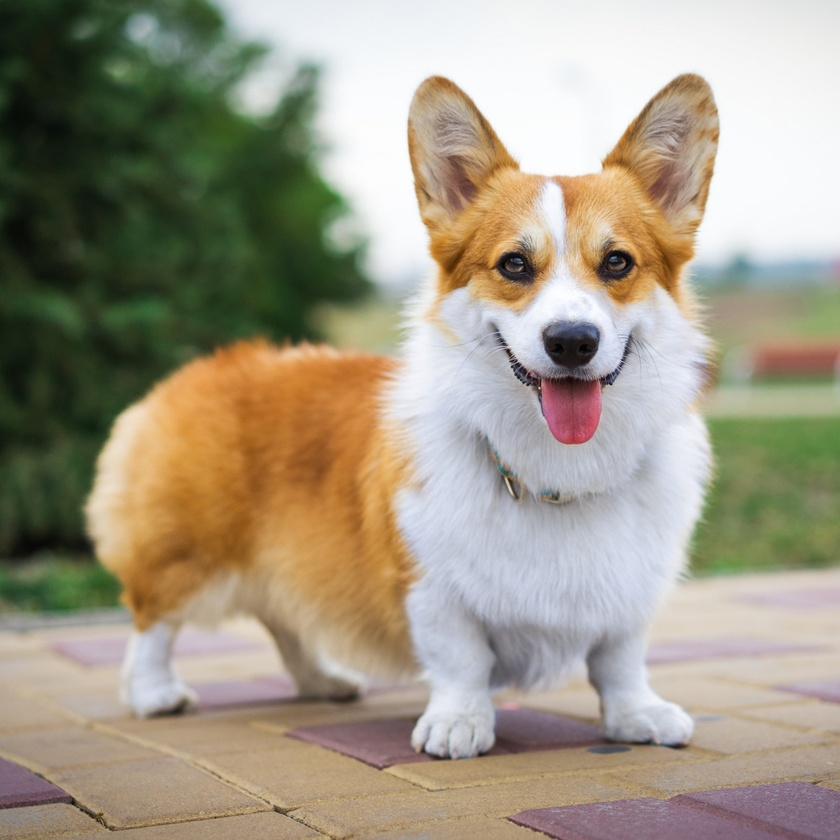
#> input picture samples/hw3/corgi-dog.jpg, 840 x 840 px, shrunk from 1601 x 1601 before the run
$ jupyter execute hw3.ipynb
#> lines starting #> are read from the running program, lines starting #| are printed output that depends on the picture
[cell 1]
import cv2
import matplotlib.pyplot as plt
from skimage.color import rgb2gray
import numpy as np
from math import ceil, floor,  pi
import scipy.ndimage

asdfsd

[cell 2]
def gaussDeriv2D(sigma):
    x = np.array(range(0, 6*ceil(sigma)))
    y = np.transpose(x)
    Gx = ((x-3*ceil(sigma))/(2*pi*sigma**4))*(np.exp(-(((x-3*ceil(sigma))**2+(y-3*ceil(sigma))**2)/(2*sigma**2))))
    Gy = ((y-3*ceil(sigma))/(2*pi*sigma**4))*(np.exp(-(((x-3*ceil(sigma))**2+(y-3*ceil(sigma))**2)/(2*sigma**2))))
    return [Gx, Gy]

def blur(im, a):
    Gx, Gy = gaussDeriv2D(a)
    Gx = Gx[:, None]
    Gy = Gy[None, :]
    gxIm = scipy.ndimage.correlate(im, Gx, mode='nearest')
    gyIm = scipy.ndimage.correlate(im, Gy, mode='nearest')
    blurred = np.sqrt(gxIm**2 + gyIm**2)
    return blurred

def sample(im):
    lx, ly = im.shape
    sampled = np.zeros((int(lx / 2), int(ly / 2)))
    for m in range(0, lx - 1, 2):
        for n in range(0, ly - 1, 2):
            sampled[int(m / 2), int(n / 2)] = im[m, n]
    return sampled

def interpolate(im):
    lx, ly = im.shape
    interp = np.zeros((lx * 2 - 1, ly * 2 - 1))
    for x in range(1, lx * 2, 2):
        interp[x - 1, :ly] = im[x / 2, :]
        interp[x + 1, :ly] = im[x / 2 + 1, :]
        interp[x, :ly] = (im[x / 2, :] + im[x / 2 + 1, :]) / 2

    for y in range(ly - 1, 0, -1):
        interp[:lx * 2, y * 2] = interp[:lx * 2, y]
        if y != ly:
            interp[:lx * 2, y * 2] = np.zeros((lx * 2, 1))

    for y in range(0, ly * 2, 2):
        interp[:, y] = (interp[:, y] + interp[:, y]) / 2

[cell 3]
myIm = rgb2gray(cv2.imread('corgi-dog.jpg'))
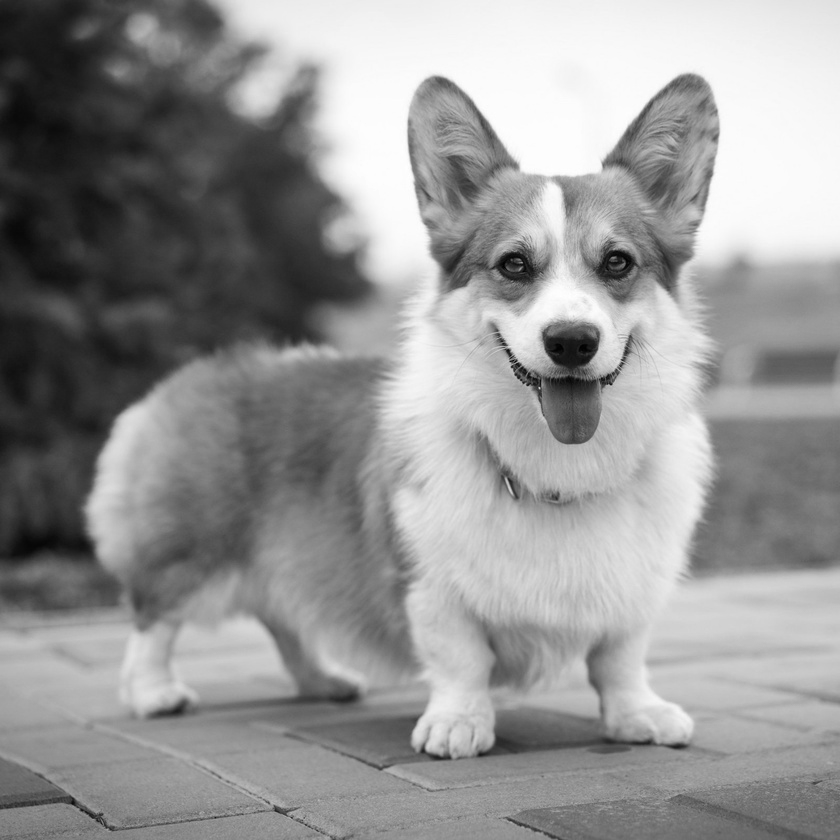
#> myIm: shape (840, 840) float64; min 0.0014, max 1, mean 0.584

sampled = [myIm]
plt.figure()
plt.subplot(2, 2, 1)
plt.imshow(sampled[0])
for i in range(1,4):
    sampled.append(sample(blur(sampled[i-1], 0.4)))
    plt.subplot(2, 2, i+1)
    plt.imshow(sampled[i])
#> this loop made 3 passes
#> (lx in sample, ly in sample) on passes 1 to 3: (840, 840), (420, 420), (210, 210)
#> pass 1, in blur, `gxIm = scipy.ndimage.correlate(im, Gx, mode='nearest')`:
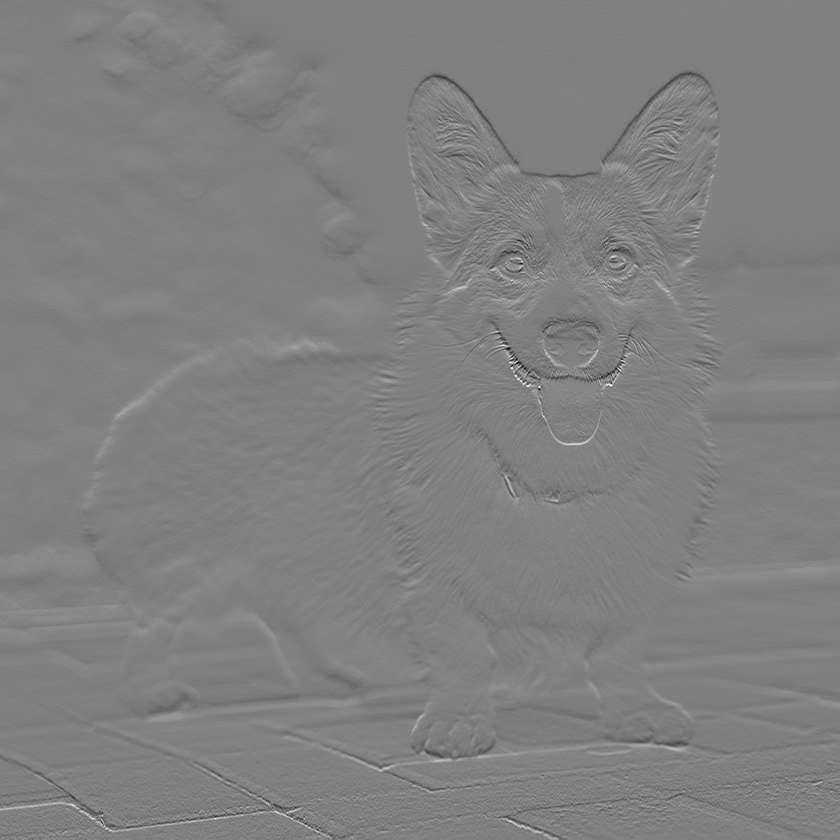
#> gxIm: shape (840, 840) float64; min -0.00778, max 0.00766, mean -7.52e-06; drawn with min black and max white
#> pass 1, in blur, `gyIm = scipy.ndimage.correlate(im, Gy, mode='nearest')`:
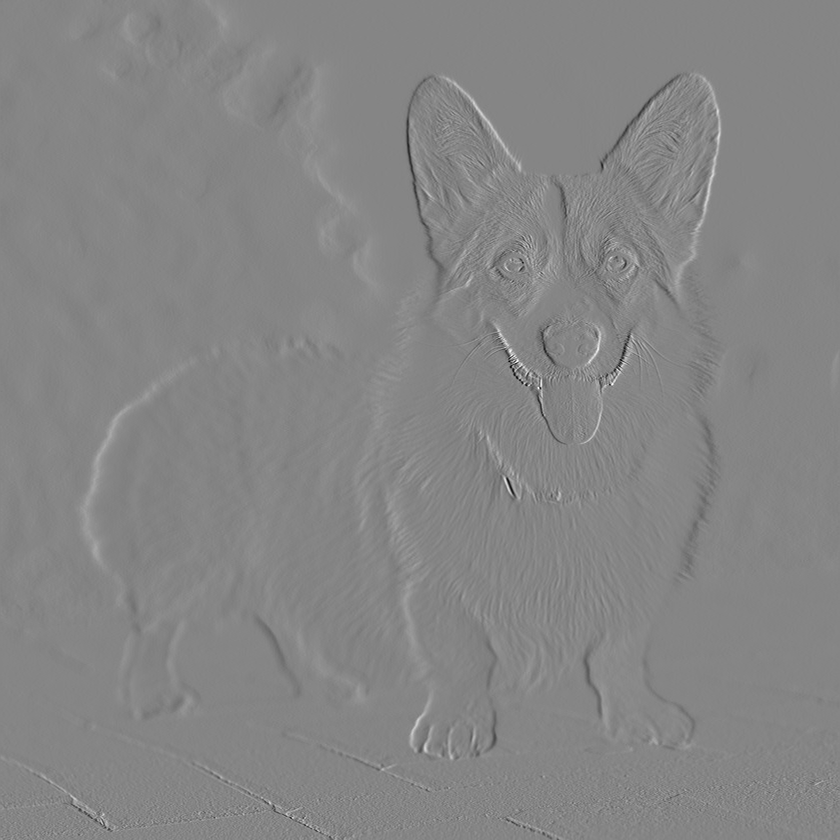
#> gyIm: shape (840, 840) float64; min -0.00777, max 0.00709, mean 1.21e-05; drawn with min black and max white
#> pass 1, in blur, `blurred = np.sqrt(gxIm**2 + gyIm**2)`:
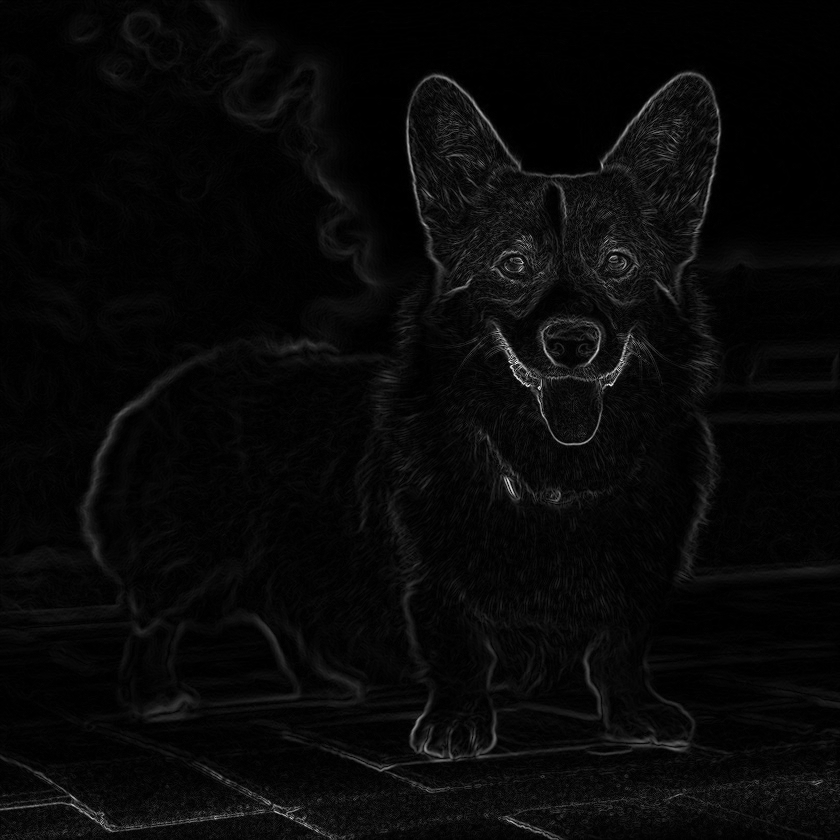
#> blurred: shape (840, 840) float64; min 2.02e-21, max 0.00878, mean 0.0003; drawn with min black and max white
#> pass 2, in blur (call 2), `gxIm = scipy.ndimage.correlate(im, Gx, mode='nearest')`:
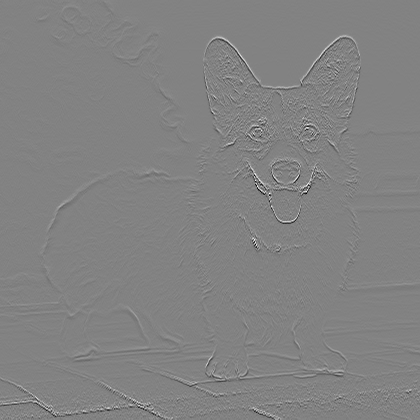
#> gxIm: shape (420, 420) float64; min -8.55e-05, max 8.17e-05, mean 1.81e-08; drawn with min black and max white
#> after the loop, sampled = 4 items
#> `[cell 3] myIm = rgb2gray(cv2.imread('corgi-dog.jpg'))  sampled = [myIm..`:
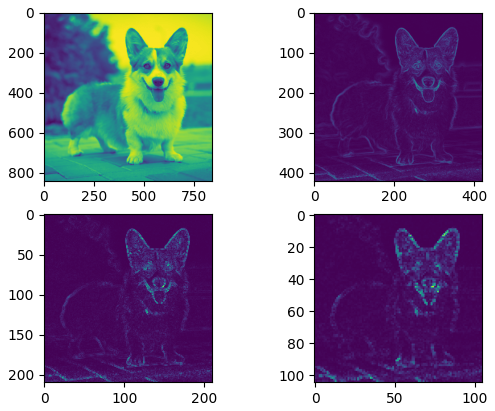
#> figure drawn by matplotlib, 4 panels


# [19 lines of commented-out code are left out]
